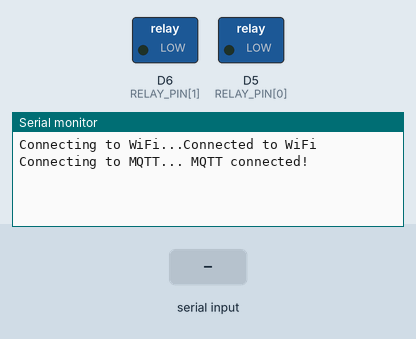
A sketch run on a simulated ESP8266 (NodeMCU). Shown: switched loads named in the sketch (green lamp = pin HIGH), the last lines printed to the serial monitor. The inputs (shaded band) are chosen by the test bench. WiFi joins after 1.5 s; servers stay silent unless stated; no MQTT or app messages arrive unless stated.

Above: at 3.2 s.
3.3 s: "90,45\n" received over the second serial link
At 7.7 s:
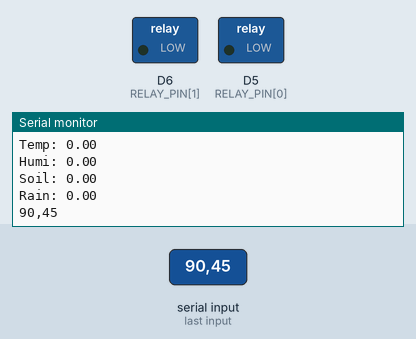
11.1 s: "5\n" received over the second serial link
At 13.1 s:
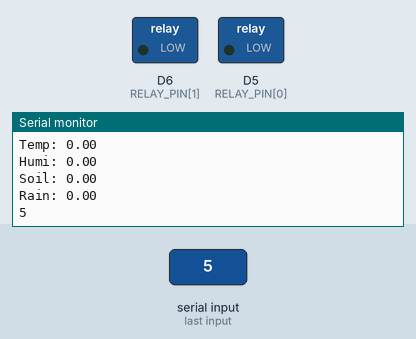
18.9 s: "1,90,45\n" received over the second serial link
At 24.0 s:
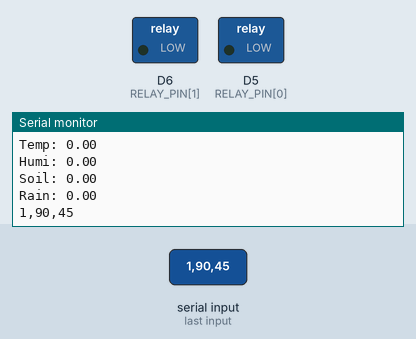

Measured:
- after the input at 3.3 s, the serial monitor: prints a new line after 4.0 s (image 1)
- after the input at 11.1 s, the serial monitor: prints a new line after 1.4 s (image 2)
- after the input at 18.9 s, the serial monitor: prints a new line after 4.1 s (image 3)

The sketch:

adafruit_io.ino
```cpp
// (licence header left out)
#include <ESP8266WiFi.h>
#include <SoftwareSerial.h>
#include <Adafruit_MQTT_Client.h>
#include <ArduinoJson.h>

#define AIO_SERVER "io.adafruit.com"
#define AIO_SERVERPORT 1883
#define AIO_USERNAME "YOUR_AIO_USERNAME"
#define AIO_KEY "YOUR_AIO_KEY"

const char* ssid = "YOUR_SSID";
const char* password = "SSID_PASSWORD";

SoftwareSerial softSerial(D2, D3); // RX, TX
const int RELAY_PIN[] = {14, 12};

WiFiClient client;
Adafruit_MQTT_Client mqtt(&client, AIO_SERVER, AIO_SERVERPORT, AIO_USERNAME, AIO_USERNAME, AIO_KEY);

Adafruit_MQTT_Publish temp(&mqtt, AIO_USERNAME "/feeds/irrigation.temperature");
Adafruit_MQTT_Publish humi(&mqtt, AIO_USERNAME "/feeds/irrigation.humidity");
Adafruit_MQTT_Publish soil(&mqtt, AIO_USERNAME "/feeds/irrigation.soilMoisture");
Adafruit_MQTT_Publish rain(&mqtt, AIO_USERNAME "/feeds/irrigation.rainSensor");

Adafruit_MQTT_Subscribe bt1 = Adafruit_MQTT_Subscribe(&mqtt, AIO_USERNAME "/feeds/irrigation.relay1");
Adafruit_MQTT_Subscribe bt2 = Adafruit_MQTT_Subscribe(&mqtt, AIO_USERNAME "/feeds/irrigation.relay2");

bool mqttConnected = false;

void setup() {
  Serial.begin(115200);
  softSerial.begin(9600);

  connectToWiFi();
  connectToMQTT();

  for (int i = 0; i < 2; i++) {
    pinMode(RELAY_PIN[i], OUTPUT);
  }
}

void loop() {
  if (WiFi.status() != WL_CONNECTED) {
    connectToWiFi();
    connectToMQTT();
  }

  if (mqttConnected) {
    mqtt.processPackets(200);
    mqtt.ping();
    onRelayChange();
  }

  if (softSerial.available()) {
    String jsonStr = softSerial.readStringUntil('\n');
    deserializeAndPublish(jsonStr);
    Serial.println(jsonStr);
  }
}

void connectToWiFi() {
  WiFi.begin(ssid, password);
  Serial.print("Connecting to WiFi...");
  while (WiFi.status() != WL_CONNECTED) {
    delay(1000);
  }
  Serial.println("Connected to WiFi");
}

void connectToMQTT() {
  int8_t ret;
  uint32_t connectDelay = 5000;

  Serial.print("Connecting to MQTT... ");
  while ((ret = mqtt.connect()) != 0) {
    Serial.println(mqtt.connectErrorString(ret));
    Serial.println("Retrying MQTT connection in 5 seconds...");
    delay(connectDelay);
    connectDelay += 5000; // Increment the delay for each retry
  }
  mqttConnected = true;
  Serial.println("MQTT connected!");
}

void deserializeAndPublish(const String& jsonStr) {
  DynamicJsonDocument jsonDoc(256);
  DeserializationError error = deserializeJson(jsonDoc, jsonStr);

  if (error) {
    Serial.print("deserializeJson() failed: ");
    Serial.println(error.c_str());
    return;
  }

  float temperature = jsonDoc["temperature"].as<float>();
  float humidity = jsonDoc["humidity"].as<float>();
  float soilMoisture = jsonDoc["soil_moisture"].as<float>();
  float rainSensor = jsonDoc["rain_sensor"].as<float>();

  publishValue(temp, temperature);
  publishValue(humi, humidity);
  publishValue(soil, soilMoisture);
  publishValue(rain, rainSensor);

  printSensorData("Temp", temperature);
  printSensorData("Humi", humidity);
  printSensorData("Soil", soilMoisture);
  printSensorData("Rain", rainSensor);
}

void onRelayChange() {
  Adafruit_MQTT_Subscribe *subscription;
  while ((subscription = mqtt.readSubscription(5000))) {
    if (subscription == &bt1) {
      Serial.print(F("Got r1 : "));
      Serial.println((char *)bt1.lastread);
      int bt1_State = atoi((char *)bt1.lastread);
      relaySwitch(0, bt1_State);
    }
    if (subscription == &bt2) {
      Serial.print(F("Got r2 : "));
      Serial.println((char *)bt2.lastread);
      int bt2_State = atoi((char *)bt2.lastread);
      relaySwitch(1, bt2_State);
    }
  }
}

void relaySwitch(int index, int pinValue) {
  digitalWrite(RELAY_PIN[index], pinValue);
}

void publishValue(Adafruit_MQTT_Publish &feed, float value) {
  if (!feed.publish(value)) {
    Serial.println("Failed to publish data to MQTT topic");
  }
}

void printSensorData(const char* sensorName, float value) {
  Serial.print(sensorName);
  Serial.print(": ");
  Serial.println(value);
}
```
